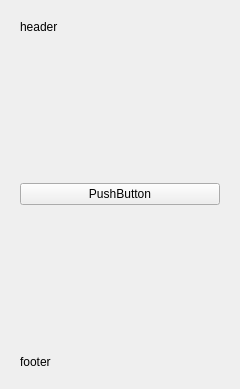
<?xml version="1.0" encoding="UTF-8"?>
<ui version="4.0">
 <class>Form</class>
 <widget class="QWidget" name="Form">
  <property name="geometry">
   <rect>
    <x>0</x>
    <y>0</y>
    <width>240</width>
    <height>389</height>
   </rect>
  </property>
  <property name="windowTitle">
   <string>Form</string>
  </property>
  <layout class="QVBoxLayout" name="verticalLayout">
   <item>
    <widget class="QWidget" name="wdgt_header" native="true">
     <layout class="QVBoxLayout" name="verticalLayout_2">
      <item>
       <widget class="QLabel" name="lbl_header">
        <property name="sizePolicy">
         <sizepolicy hsizetype="Preferred" vsizetype="Preferred">
          <horstretch>0</horstretch>
          <verstretch>0</verstretch>
         </sizepolicy>
        </property>
        <property name="text">
         <string>header</string>
        </property>
       </widget>
      </item>
     </layout>
    </widget>
   </item>
   <item>
    <widget class="QWidget" name="wdgt_content" native="true">
     <property name="sizePolicy">
      <sizepolicy hsizetype="Preferred" vsizetype="Expanding">
       <horstretch>0</horstretch>
       <verstretch>0</verstretch>
      </sizepolicy>
     </property>
     <layout class="QVBoxLayout" name="verticalLayout_3">
      <item>
       <widget class="QPushButton" name="btn_content">
        <property name="text">
         <string>PushButton</string>
        </property>
       </widget>
      </item>
     </layout>
    </widget>
   </item>
   <item>
    <widget class="QWidget" name="wdgt_footer" native="true">
     <layout class="QVBoxLayout" name="verticalLayout_4">
      <item>
       <widget class="QLabel" name="lbl_footer">
        <property name="text">
         <string>footer</string>
        </property>
       </widget>
      </item>
     </layout>
    </widget>
   </item>
  </layout>
 </widget>
 <resources/>
 <connections/>
</ui>
